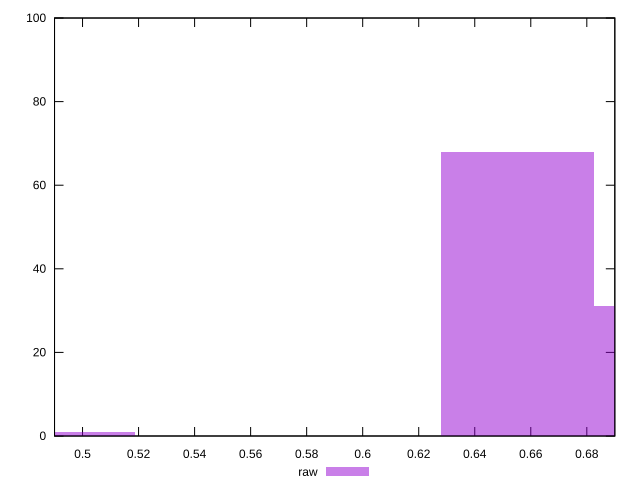

Here is the gnuplot script that generated this plot:
reset

$raw <<EOF
0.4915473141038501 1
0.6553964188051334 68
0.7100127870388946 31
EOF

set key outside below
set boxwidth 0.05461636823376112
set xrange [0.49:0.69]
set yrange [0:100]
set trange [0:100]
set style fill transparent solid 0.5 noborder
set terminal svg size 640, 490 enhanced background rgb 'white'
set output "report_00019_2021-02-10T18-14-37.922Z//meta/score/samples/pages+cached+noadtech/raw/histogram.svg"

plot $raw title "raw" with boxes

reset
